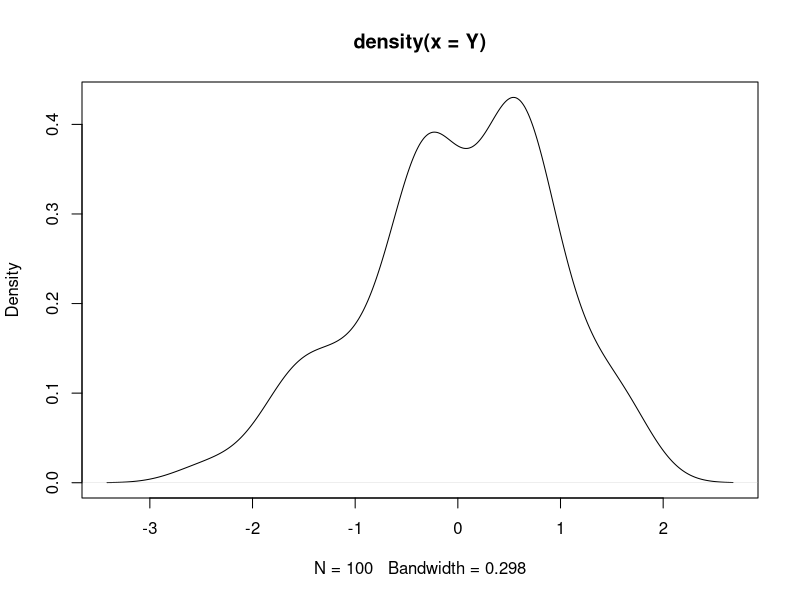
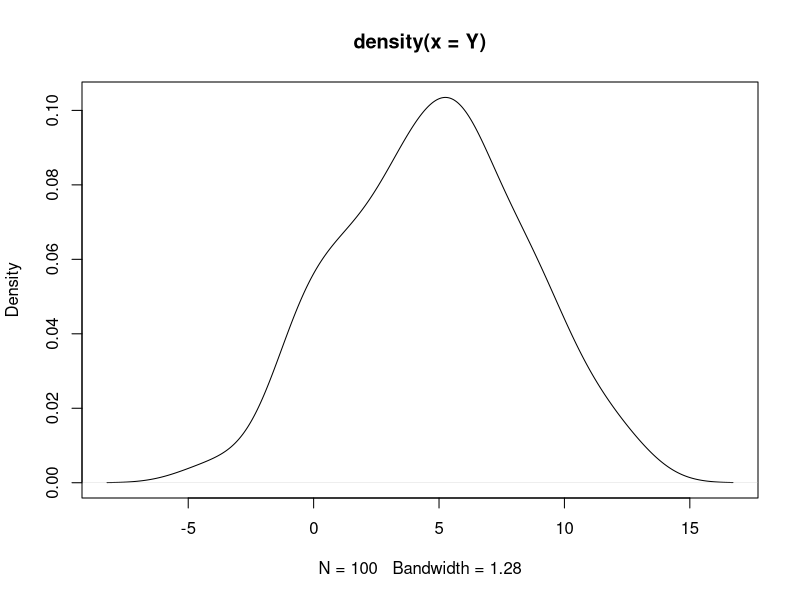
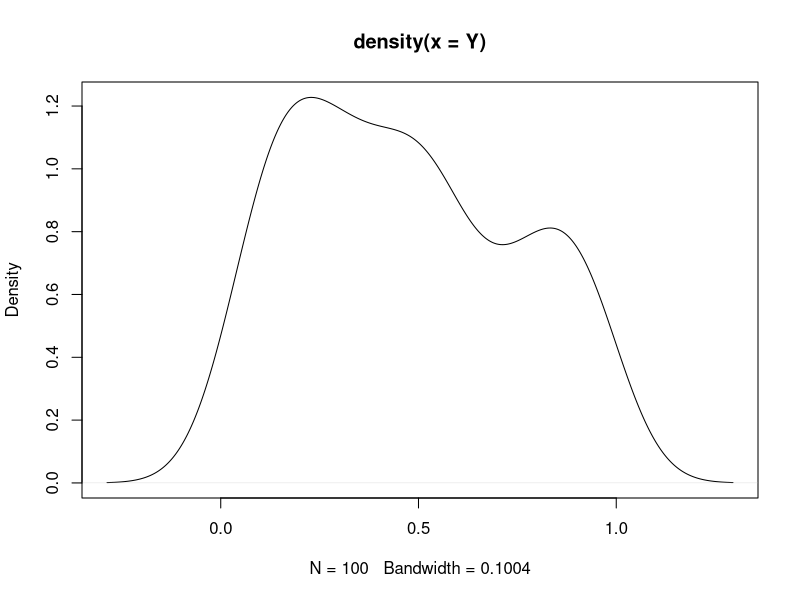
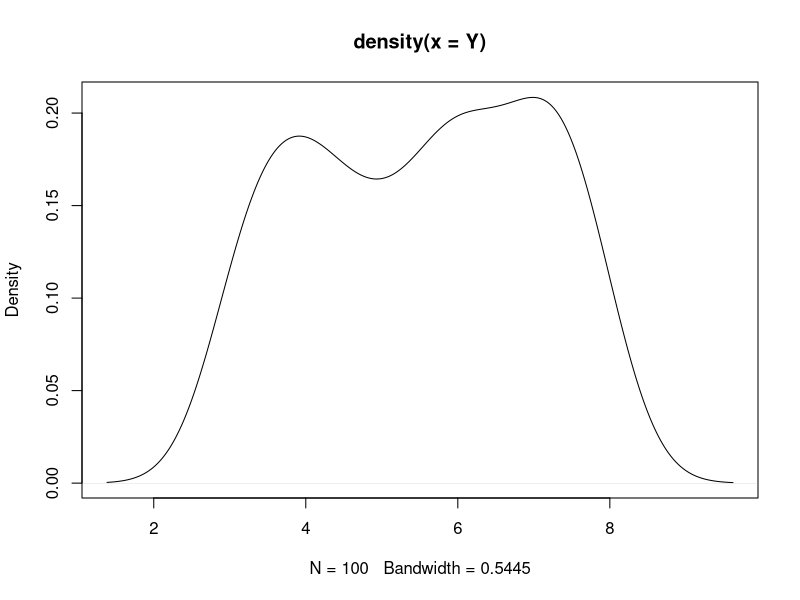
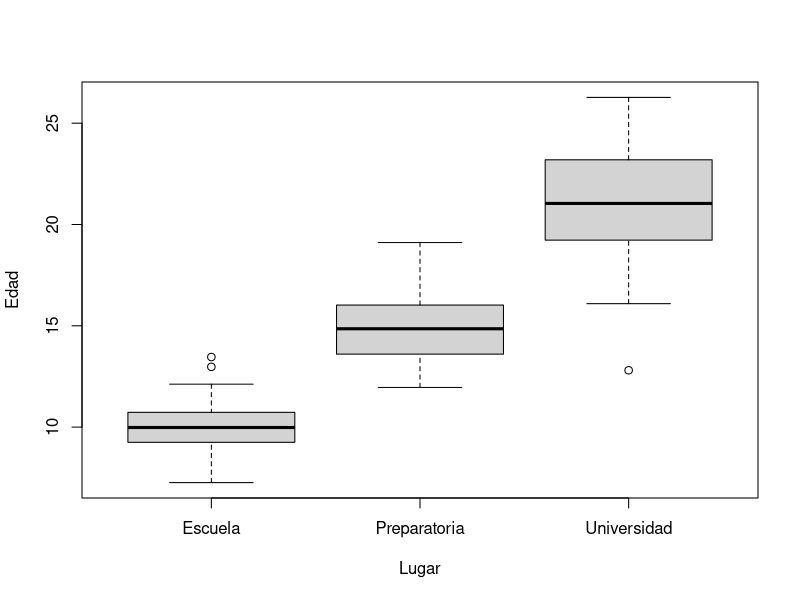
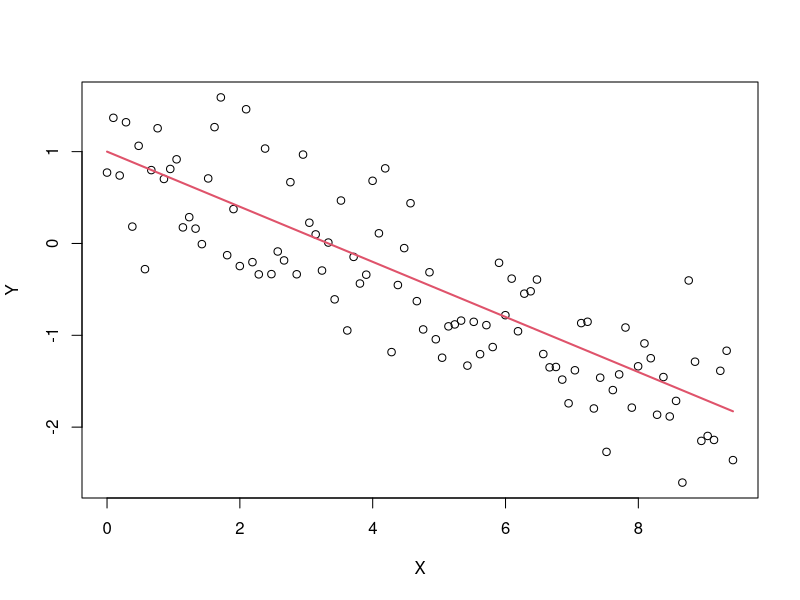
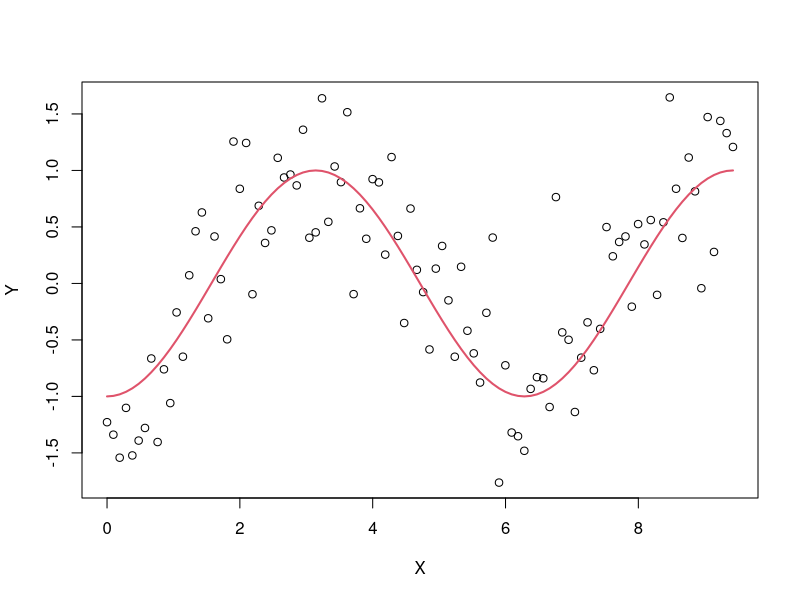

The R source for these figures, in order:
Y <- rnorm(100)


plot(density(Y))


Y <- rnorm(100, 5, 3)


plot(density(Y))

Y <- runif(100)

plot(density(Y))

Y <- runif(100, 3, 8)
plot(density(Y))           


data.frame(
  Edad = rnorm(50, 10, 1.2),
  Lugar = 'Escuela'
) -> escuela

data.frame(
  Edad = rnorm(45, 15, 1.9),
  Lugar = 'Preparatoria'
) -> prepa

data.frame(
  Edad = rnorm(80, 21, 2.5),
  Lugar = 'Universidad'
) -> universidad

rbind(escuela, prepa, universidad) -> edad_lugar

boxplot(Edad ~ Lugar, data = edad_lugar)

#modelo lineal
X <- seq(0, 3*pi , length.out = 100)
Y <- -0.3*X + 1 + rnorm(100, 0, 0.5)
Z <- -0.3*X + 1 

data.frame(X,Y,Z) -> datos_lineal

plot(Y ~ X , data=datos_lineal)
lines(Z ~ X, data = datos_lineal, col = 2, lwd = 2)

#modelo NO - lineal
X <- seq(0, 3*pi , length.out = 100)
Y <- -cos(X) + rnorm(100, 0, 0.5)
Z <- -cos(X)

data.frame(X,Y,Z) -> datos_no_lineal

plot(Y ~ X , data=datos_no_lineal)
lines(Z ~ X, data = datos_no_lineal, col = 2, lwd = 2)





















